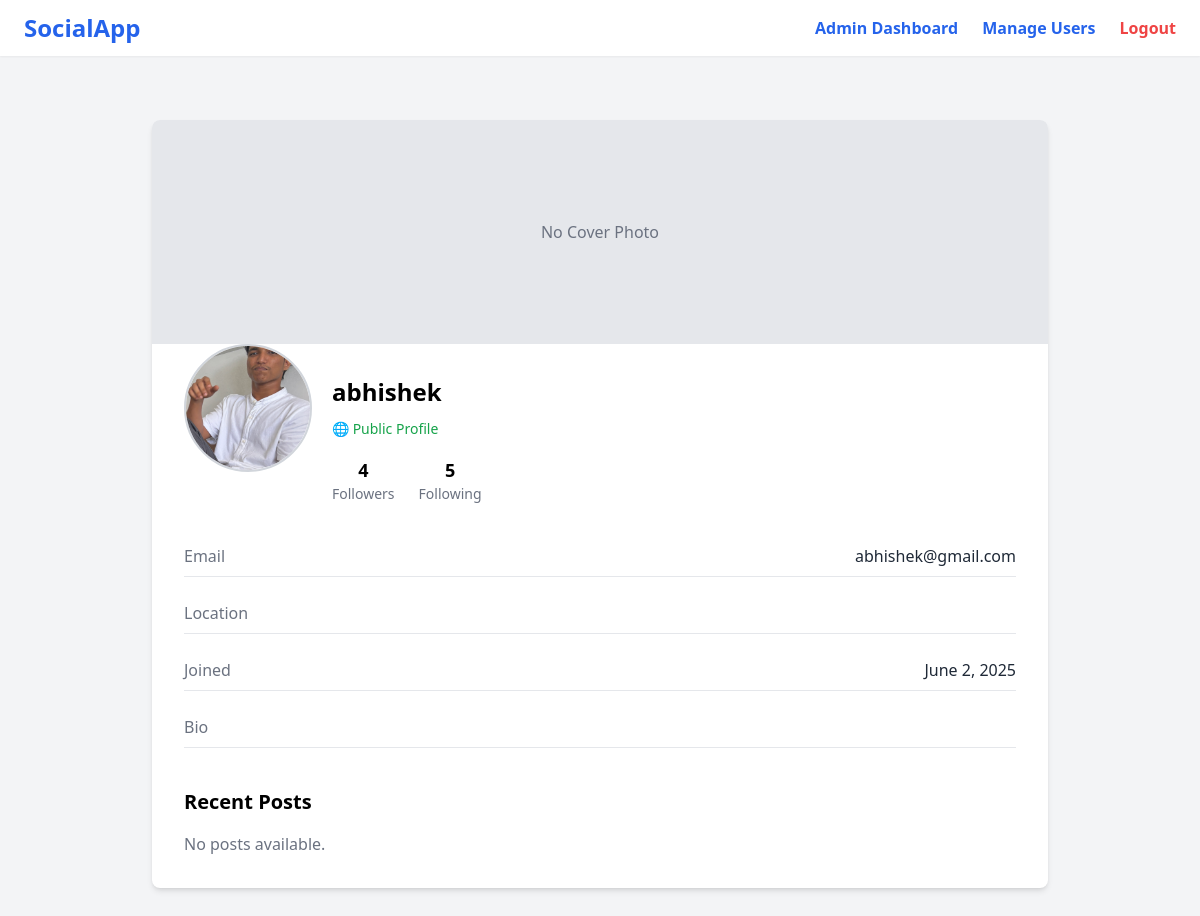
Page /profile/abhishek/ (signed in) on the earlier database version.
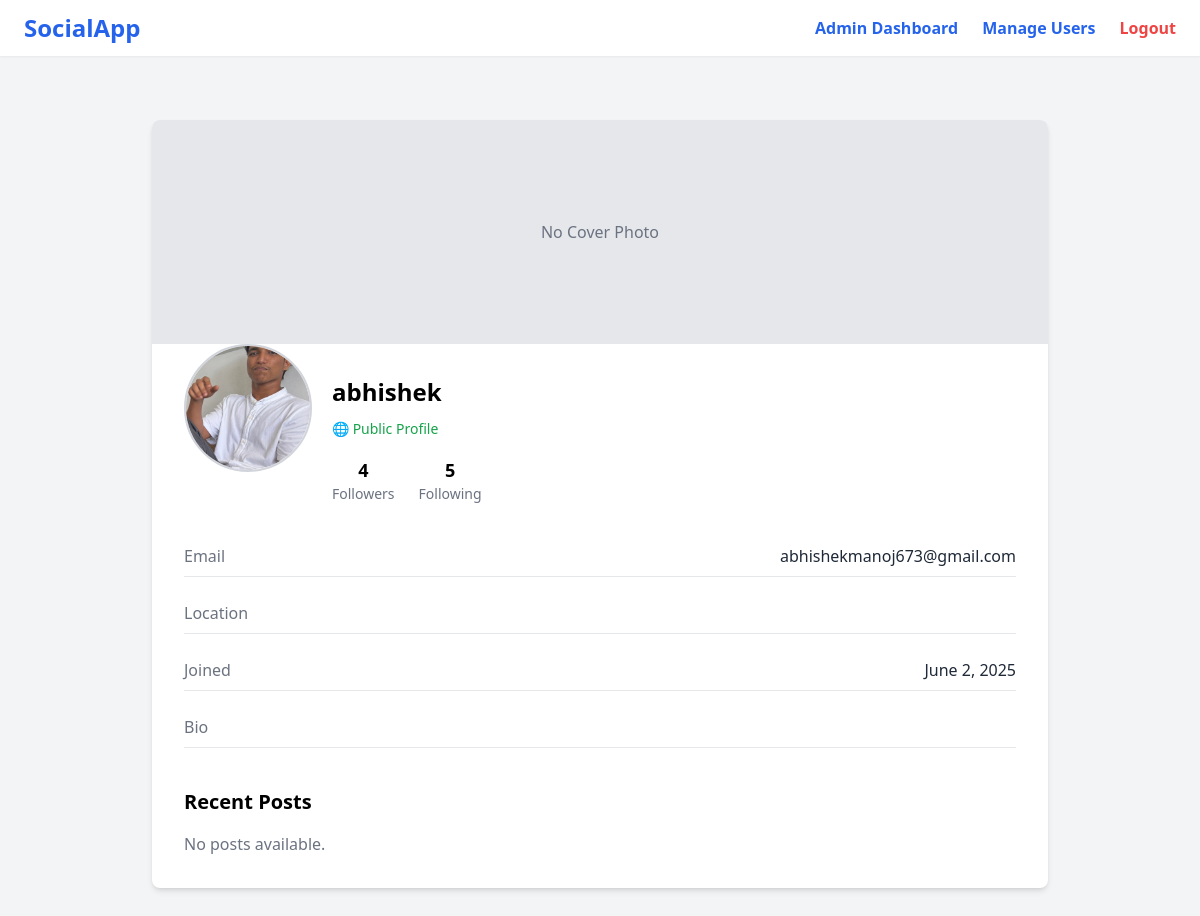
Same page on the later database version.
### myapp/models.py (models this page shows, shortened)
class CustomUser(AbstractUser):
    email = models.EmailField(_('email address'), unique=True)
    profile_picture = models.ImageField(upload_to='profile_pics/', default='default.jpg')
    bio = models.TextField(max_length=500, blank=True)
    location = models.CharField(max_length=100, blank=True)
    birth_date = models.DateField(null=True, blank=True)
    is_public = models.BooleanField(default=True)
    cover_photo = models.ImageField(upload_to='cover_photos/', blank=True, null=True)
    is_suspended = models.BooleanField(default=False)
    is_verified = models.BooleanField(default=False)
    ROLE_CHOICES = (
        ('user', 'User'),
        ('moderator', 'Moderator'),
        ('admin', 'Admin'),
    )
    role = models.CharField(max_length=10, choices=ROLE_CHOICES, default='user')

### myapp/views.py (the view, shortened to what this page needs)
# urls.py: path('profile/', views.profile, name='profile'),
@login_required
def profile(request, username=None):
    if username:
        profile_user = get_object_or_404(User, username=username)
    else:
        profile_user = request.user
    if request.user != profile_user:
        time_threshold = now() - timedelta(hours=24)
        already_viewed = ProfileView.objects.filter(
            viewer=request.user,
            viewed_user=profile_user,
            timestamp__gte=time_threshold
        ).exists()
        if not already_viewed:
            ProfileView.objects.create(viewer=request.user, viewed_user=profile_user)
    followers_count = Follow.objects.filter(following=profile_user).count()
    following_count = Follow.objects.filter(follower=profile_user).count()
    recent_posts = Post.objects.filter(user=profile_user).order_by('-created_at')[:6]
    recent_views_count = ProfileView.objects.filter(
        viewed_user=profile_user,
        timestamp__gte=now() - timedelta(days=7)
    ).count()
    context = {
        'profile_user': profile_user,
        'followers_count': followers_count,
        'following_count': following_count,
        'recent_posts': recent_posts,
        'recent_views_count': recent_views_count,
    }
    return render(request, 'profile.html', context)

### templates/profile.html (shortened to what this page needs)
{% extends "navbar.html" %}
{% load static %}
{% block content %}
<div class="max-w-4xl mx-auto my-8 bg-white rounded-lg shadow-md font-sans overflow-hidden">
    <div class="relative w-full h-56 bg-gray-200">
        {% if profile_user.cover_photo %}
            <img src="{{ profile_user.cover_photo.url }}" class="object-cover w-full h-full" alt="Cover Photo">
        {% else %}
            <div class="flex items-center justify-center w-full h-full text-gray-500">No Cover Photo</div>
        {% endif %}
    </div>
    <div class="p-8">
        <div class="flex items-center gap-5 mb-8" id="profile-header">
            <div class="w-32 h-32 rounded-full border-2 border-gray-300 overflow-hidden -mt-16 bg-white">
                {% if profile_user.profile_picture %}
                    <img src="{{ profile_user.profile_picture.url }}" alt="Profile Picture" class="w-full h-full object-cover">
                {% else %}
                    <img src="{% static 'default-avatar.png' %}" alt="Default Avatar" class="w-full h-full object-cover">
                {% endif %}
            </div>
            <div>
                <h2 id="display-name" class="text-2xl font-semibold">
                    {{ profile_user.get_full_name|default:profile_user.username }}
                </h2>
                <div class="mt-2">
                    {% if profile_user.is_public %}
                        <span class="text-green-600 text-sm">🌐 Public Profile</span>
                    {% else %}
                        <span class="text-red-600 text-sm">🔒 Private Profile</span>
                    {% endif %}
                </div>
                <div class="flex gap-6 mt-4">
                    <a href="{% url 'follower_list' profile_user.username %}" class="text-center hover:underline">
                        <div class="font-bold text-lg">{{ followers_count }}</div>
                        <div class="text-sm text-gray-500">Followers</div>
                    </a>
                    <a href="{% url 'following_list' profile_user.username %}" class="text-center hover:underline">
                        <div class="font-bold text-lg">{{ following_count }}</div>
                        <div class="text-sm text-gray-500">Following</div>
                    </a>
                </div>
            </div>
        </div>
        <div id="profile-details" class="space-y-4">
            <div class="flex justify-between py-2 border-b border-gray-200">
                <div class="font-medium text-gray-500">Email</div>
                <div class="text-gray-800">{{ profile_user.email }}</div>
            </div>
            <div class="flex justify-between py-2 border-b border-gray-200">
                <div class="font-medium text-gray-500">Location</div>
            </div>
            <div class="flex justify-between py-2 border-b border-gray-200">
                <div class="font-medium text-gray-500">Joined</div>
                <div class="text-gray-800">{{ profile_user.date_joined|date:"F j, Y" }}</div>
            </div>
            <div class="flex justify-between py-2 border-b border-gray-200">
                <div class="font-medium text-gray-500">Bio</div>
            </div>
        </div>
        <div class="mt-10">
            <h3 class="text-xl font-semibold mb-4">Recent Posts</h3>
            {% if recent_posts %}
            <div class="grid grid-cols-3 gap-4">
                {% for post in recent_posts %}
                <a href="{% url 'post_detail' post.id %}" class="block">
                    {% if post.image %}
                        <img src="{{ post.image.url }}" alt="Post" class="w-full h-32 object-cover rounded-md border">
                    {% else %}
                        <img src="{% static 'default-post.png' %}" alt="No Image" class="w-full h-32 object-cover rounded-md border">
                    {% endif %}
                </a>
                {% endfor %}
            </div>
            {% else %}
            <p class="text-gray-500">No posts available.</p>
            {% endif %}
        </div>
    </div>
</div>
{% endblock %}

### templates/navbar.html (shortened to what this page needs)
{% load static %}
<!DOCTYPE html>
<html lang="en">
<head>
    <script src="https://cdn.tailwindcss.com"></script>
    <link rel="stylesheet" href="https://cdnjs.cloudflare.com/ajax/libs/font-awesome/6.4.0/css/all.min.css"/>
</head>
<body class="bg-gray-100 font-sans m-0 text-base">
    <header class="bg-white py-3 px-6 flex items-center justify-between shadow-sm sticky top-0 z-50">
        <a href="{% url 'home' %}" class="text-2xl font-bold text-blue-600 no-underline hover:text-blue-700">SocialApp</a>
        <nav class="flex items-center gap-6" aria-label="Primary navigation">
            {% if user.is_authenticated %}
                {% if user.is_superuser or user.is_staff %}
                    <a href="{% url 'admin_dashboard' %}" class="text-blue-600 hover:underline text-base font-semibold">Admin Dashboard</a>
                    <a href="{% url 'admin_user_list' %}" class="text-blue-600 hover:underline text-base font-semibold">Manage Users</a>
                    <a href="{% url 'logout' %}" class="text-red-500 hover:underline text-base font-semibold">Logout</a>
                {% endif %}
            {% else %}
                <a href="{% url 'login' %}" class="text-blue-600 hover:underline text-base font-semibold">Login</a>
            {% endif %}
        </nav>
    </header>
    <div class="flex justify-center mt-8 px-4">
        <div class="w-full max-w-6xl">
            {% block content %}
            {% endblock %}
        </div>
    </div>
</body>
</html>

Differences in the rows shown:
changed CustomUser "abhishek": email "abhishek@gmail.com" → "abhishekmanoj673@gmail.com"
